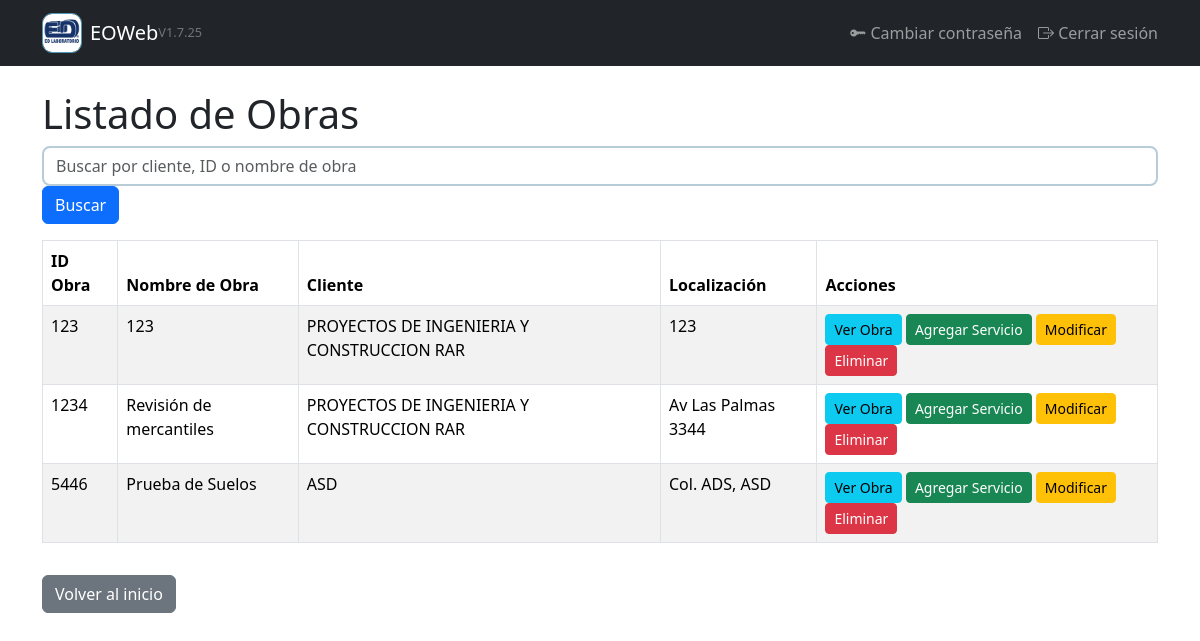
The page /obras/ (signed in) on the database as committed earlier.
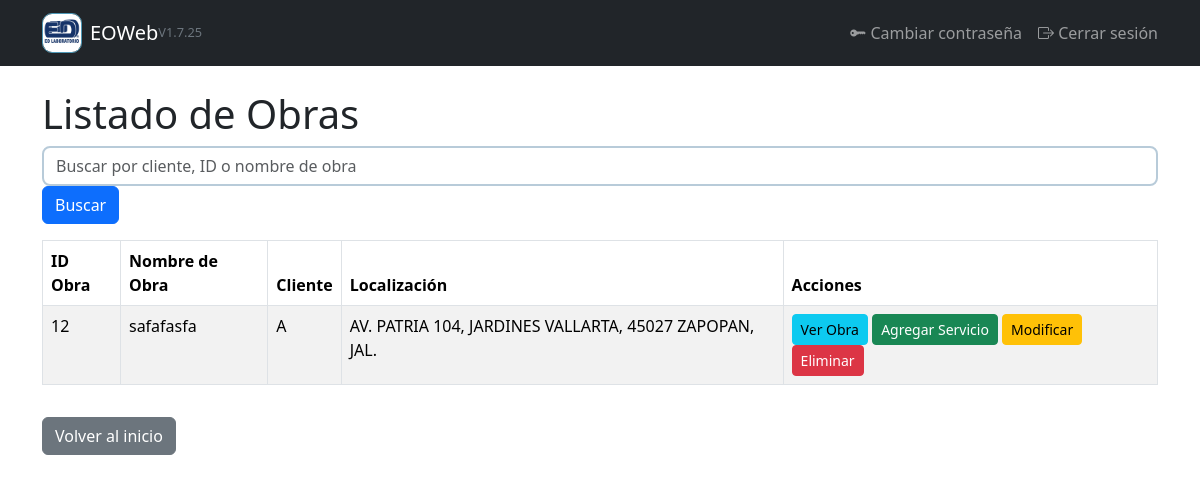
The same page on the database as committed later.
### gestion/models.py (models this page shows, shortened)
class Obra(models.Model):
    cliente = models.ForeignKey(Cliente, on_delete=models.CASCADE, related_name='obras')
    clave_obra = models.CharField("Clave Obra", max_length=20)
    nombre = models.CharField("Nombre de la Obra", max_length=150)
    atencion_a = models.CharField("Atención a", max_length=255, blank=True)
    localizacion = models.CharField("Localización", max_length=150, blank=True)

class Cliente(models.Model):
    clave = models.CharField(max_length=100, unique=True, null=True, blank=True)
    nombre = models.CharField("Nombre", max_length=255)
    calle = models.CharField("Calle", max_length=100, blank=True, null=True)
    numero_exterior = models.CharField("Número exterior", max_length=5, blank=True, null=True)
    numero_interior = models.CharField("Número interior", max_length=5, blank=True, null=True)
    colonia = models.CharField("Colonia", max_length=100)
    codigo_postal = models.CharField("Código Postal", max_length=10, blank=True)
    ciudad = models.CharField("Ciudad", max_length=100)
    telefono = models.CharField("Teléfono 1", max_length=10, blank=True)
    extension = models.CharField("Extensión", max_length=3, blank=True, null=True)
    telefono2 = models.CharField("Teléfono 2", max_length=10, blank=True, null=True)
    movil = models.CharField("Móvil", max_length=10, blank=True, null=True)
    atencion_a = models.CharField("Atención a", max_length=255, blank=True)
    obra = models.CharField("Obra", max_length=150)
    localizacion = models.CharField("Localización", max_length=150, blank=True)
    correo = models.EmailField("Correo", blank=True)

### gestion/views.py (the view)
# urls.py: path('obras/', views.listado_obras, name='listado_obras'),
@login_required
def listado_obras(request):
    query = request.GET.get('q', '')
    obras = Obra.objects.all()
    if query:
        obras = obras.filter(
            Q(clave_obra__icontains=query) |
            Q(nombre__icontains=query) |
            Q(cliente__nombre__icontains=query)
        )
    return render(request, 'gestion/listado_obras.html', {
        'obras': obras,
        'query': query,
    })

### gestion/templates/gestion/listado_obras.html (shortened to what this page needs)
{% extends "gestion/base.html" %}
{% load static %}
{% block content %}
<h1>Listado de Obras</h1>
<form method="get" class="form-inline mb-3">
    <input type="text" name="q" class="form-control mr-2" placeholder="Buscar por cliente, ID o nombre de obra" value="{{ query }}">
    <button type="submit" class="btn btn-primary">Buscar</button>
</form>
<table class="table table-striped table-bordered">
    <thead class="thead-dark">
        <tr>
            <th>ID Obra</th>
            <th>Nombre de Obra</th>
            <th>Cliente</th>
            <th>Localización</th>
            <th>Acciones</th>
        </tr>
    </thead>
    <tbody>
        {% for obra in obras %}
        <tr>
            <td>{{ obra.clave_obra }}</td>
            <td>{{ obra.nombre }}</td>
            <td>{{ obra.cliente.nombre }}</td>
            <td>{{ obra.localizacion }}</td>
            <td>
                <a href="{% url 'ver_obras' obra.cliente.id %}" class="btn btn-info btn-sm">Ver Obra</a>
                <a href="{% url 'agregar_servicio' obra.id %}" class="btn btn-success btn-sm">Agregar Servicio</a>
                <a href="{% url 'modificar_obra' obra.id %}" class="btn btn-warning btn-sm">Modificar</a>
                <form action="{% url 'eliminar_obra' obra.id %}" method="post" style="display:inline;">
                    <button type="submit" class="btn btn-danger btn-sm" onclick="return confirm('¿Eliminar esta obra?')">Eliminar</button>
                </form>
            </td>
        </tr>
        {% empty %}
        <tr>
            <td colspan="5">No se encontraron obras.</td>
        </tr>
        {% endfor %}
    </tbody>
</table>
<a href="{% url 'inicio' %}" class="btn btn-secondary mt-3">Volver al inicio</a>
{% endblock %}

Rows that differ between the two databases and show on the page:
removed Obra: clave_obra "123", nombre "123", cliente.nombre "PROYECTOS DE INGENIERIA Y CONSTRUCCION RAR", localizacion "123"
removed Obra: clave_obra "1234", nombre "Revisión de mercantiles", cliente.nombre "PROYECTOS DE INGENIERIA Y CONSTRUCCION RAR", localizacion "Av Las Palmas 3344"
removed Obra: clave_obra "5446", nombre "Prueba de Suelos", cliente.nombre "ASD", localizacion "Col. ADS, ASD"
added Obra: clave_obra "12", nombre "safafasfa", cliente.nombre "A", localizacion "AV. PATRIA 104, JARDINES VALLARTA, 45027 ZAPOPAN, JAL."
